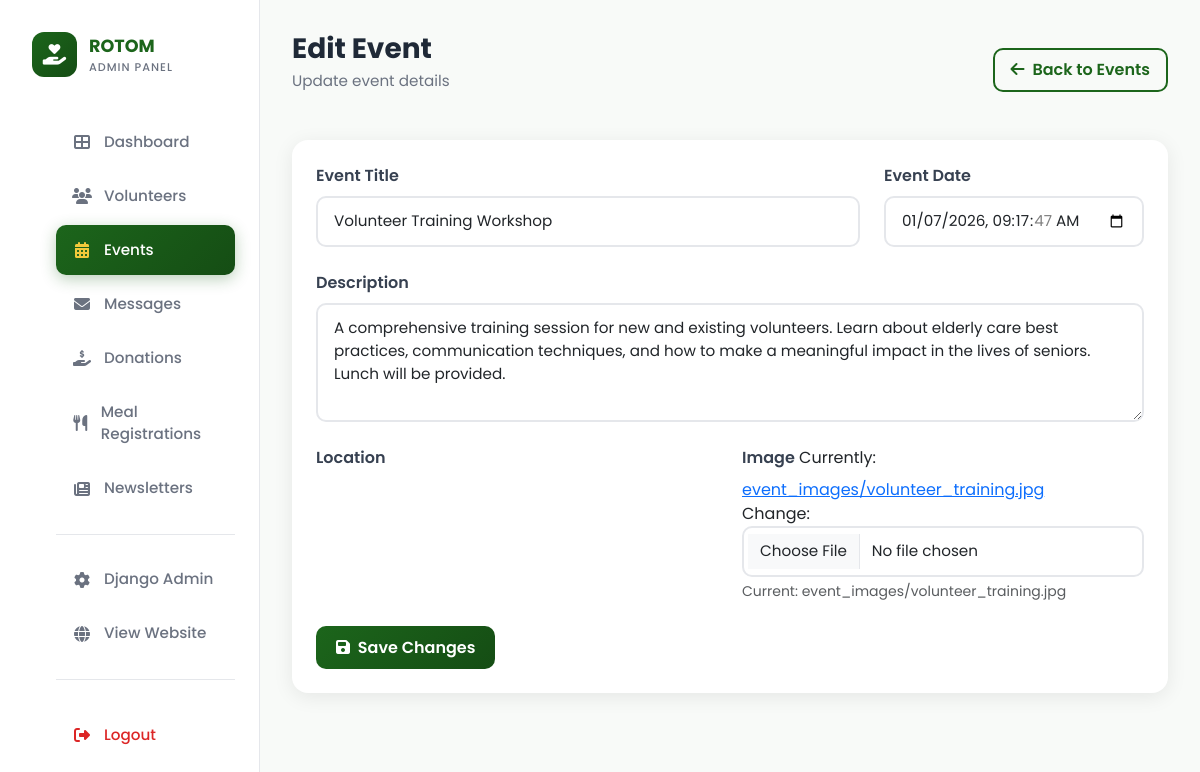
/dashboard/edit-event/5/ (signed in), run on the app's committed database.
### rotom/models.py (models this page shows, shortened)
class Event(models.Model):
    title = models.CharField(max_length=200)
    description = models.TextField()
    event_date = models.DateTimeField(db_index=True)
    image = models.ImageField(upload_to='event_images/')
    created_at = models.DateTimeField(auto_now_add=True, db_index=True)
    class Meta:
        ordering = ['-event_date']  # Sort by newest event first

### dashboard/views.py (the view)
# urls.py: path('edit-event/<int:pk>/', views.edit_event, name='edit_event'),
@staff_member_required(login_url='dashboard:login')
def edit_event(request, pk):
    event = get_object_or_404(Event, pk=pk)
    if request.method == 'POST':
        form = EventForm(request.POST, request.FILES, instance=event)
        if form.is_valid():
            form.save()
            messages.success(request, 'Event updated successfully!')
            return redirect('dashboard:manage_events')
    else:
        form = EventForm(instance=event)
    return render(request, 'dashboard/edit_event.html', {'form': form, 'event': event})

### dashboard/forms.py
class EventForm(forms.ModelForm):
    class Meta:
        model = Event
        fields = ['title', 'description', 'event_date', 'image']
        widgets = {
            'title': forms.TextInput(attrs={'class': 'form-control', 'placeholder': 'Event Title'}),
            'description': forms.Textarea(attrs={'class': 'form-control', 'rows': 4, 'placeholder': 'Event Description'}),
            'event_date': forms.DateTimeInput(attrs={'class': 'form-control', 'type': 'datetime-local'}),
            'image': forms.ClearableFileInput(attrs={'class': 'form-control'}),
        }
        labels = {
            'title': 'Title',
            'description': 'Description',
            'event_date': 'Date & Time',
            'image': 'Event Image',
        }

### dashboard/templates/dashboard/edit_event.html (shortened to what this page needs)
{% extends 'dashboard/base_admin.html' %}
{% block content %}
<div class="page-header d-flex justify-content-between align-items-center">
    <div>
        <h1 class="page-title">Edit Event</h1>
        <p class="page-subtitle">Update event details</p>
    </div>
    <a href="{% url 'dashboard:manage_events' %}" class="btn btn-outline-primary">
        <i class="fas fa-arrow-left me-1"></i> Back to Events
    </a>
</div>
<div class="card">
    <div class="card-body">
        <form method="post" enctype="multipart/form-data">
            <div class="row g-4">
                <div class="col-md-8">
                    <label class="form-label">Event Title</label>
                    {{ form.title }}
                </div>
                <div class="col-md-4">
                    <label class="form-label">Event Date</label>
                    {{ form.event_date }}
                </div>
                <div class="col-12">
                    <label class="form-label">Description</label>
                    {{ form.description }}
                </div>
                <div class="col-md-6">
                    <label class="form-label">Location</label>
                </div>
                <div class="col-md-6">
                    <label class="form-label">Image</label>
                    {{ form.image }}
                    {% if event.image %}
                    <small class="text-muted d-block mt-1">Current: {{ event.image.name }}</small>
                    {% endif %}
                </div>
                <div class="col-12">
                    <button type="submit" class="btn btn-primary">
                        <i class="fas fa-save me-1"></i> Save Changes
                    </button>
                </div>
            </div>
        </form>
    </div>
</div>
{% endblock %}

### data on the page
Event: title "Volunteer Training Workshop", event_date "01/07/2026 09:17:47", description "A comprehensive training session for new and existing volunteers. Learn about elderly care best practices, communication techniques, and how to make a meaningful impact in the lives of seniors. Lunch will be provided.", image.name "event_images/volunteer_training.jpg"
